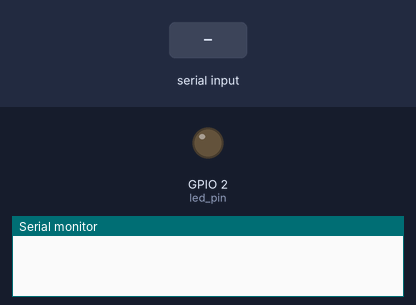
Bench run of a sketch on a simulated ESP32. Parts: output pins drawn as LEDs (lit = HIGH), the last lines printed to the serial monitor. Dashed ring = blinking. Inputs (shaded band) come from the test bench.

Above: at 0.0 s.
At 1.8 s:
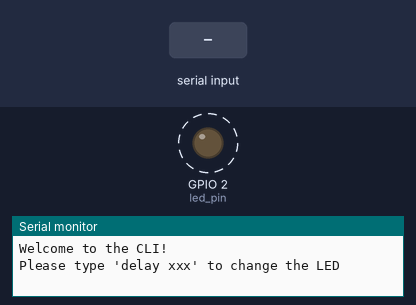
1.9 s: "90,45\n" received over Serial
4.9 s: "0\n" received over Serial
Timing chart, 0 to 13.9 s (numbered marks = the images above; inputs shaded):
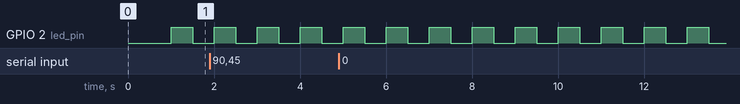

The sketch:

freeRTOS_queues.ino
```cpp
#if CONFIG_FREERTOS_UNICORE
  static const BaseType_t app_cpu = 0;
#else
  static const BaseType_t app_cpu = 1;
#endif

#include <stdlib.h>

//Settings
static const uint8_t delay_queue_len = 5;
static const uint8_t msg_queue_len = 5;
static const char command[] = "delay ";
static const uint8_t blink_threshold = 50; //Blinks before a message is sent out
static const int buf_len = 255;

//Globals
static QueueHandle_t delay_queue; //Queue 1
static QueueHandle_t msg_queue; //Queue 2
static const uint8_t led_pin = LED_BUILTIN;

void CLI(void *parameter){
  char rcv_msg[20];
  char c;
  char buf[buf_len];
  int idx = 0;
  uint8_t cmd_len = strlen(command);

  memset(buf,0,buf_len);
  while(1){
    //First print any messages from Queue 2
    if(xQueueReceive(msg_queue,(void *)rcv_msg,0) == pdTRUE){
      Serial.println(rcv_msg);
    }

    //Read user input
    if(Serial.available()>0){
      c = Serial.read();
      if (idx < buf_len - 1) {
        buf[idx] = c;
        idx++ ;
      }

      if(c == '\n'){
      //Check for delay command
        if(memcmp(buf,command,cmd_len) == 0){
          buf[idx] = '\0'; //Turn buf into an actual string
          char *tail = buf + cmd_len;
          //Convert delay string to an integer
          int item = atoi(tail);
          //Store delay value in Queue 1
          if(xQueueSend(delay_queue,(void *)&item,10) == pdFALSE){
            Serial.println("Too many requests!");
          }
        }
        //Clear buffer and idx
        memset(buf,0,buf_len);
        idx = 0;
        Serial.println();
      }else{
        //Echo input
        Serial.print(c);
      }
    }
  }
}

void blink(void *parameter){
  int t = 500; //milliseconds
  int blink_count = 0;
  char alert[14] = "Hello Friend!";

  while(1){
    xQueueReceive(delay_queue,(void *)&t,0);

    //Blink LED and count
    digitalWrite(led_pin,HIGH);
    vTaskDelay(t / portTICK_PERIOD_MS);
    digitalWrite(led_pin,LOW);
    vTaskDelay(t / portTICK_PERIOD_MS);
    blink_count++;

    if(blink_count >= blink_threshold){
      //Send message and reset count
      xQueueSend(msg_queue,(void *)alert,10);
      blink_count = 0;
    }

  }
}

void setup() {
  // put your setup code here, to run once:
  Serial.begin(115200);
  pinMode(led_pin,OUTPUT);
  vTaskDelay(1000/portTICK_PERIOD_MS);

  Serial.println("\nWelcome to the CLI!");
  Serial.println("Please type 'delay xxx' to change the LED");

  //Create Queues
  delay_queue = xQueueCreate(delay_queue_len,sizeof(int));
  msg_queue = xQueueCreate(msg_queue_len,sizeof(char)*50);
  //Create Tasks
  xTaskCreatePinnedToCore(CLI,"Command-line interface",2048,NULL,1,NULL,app_cpu);
  xTaskCreatePinnedToCore(blink,"Blink LED",2048,NULL,1,NULL,app_cpu);
  vTaskDelete(NULL);
}

void loop() {
  // put your main code here, to run repeatedly:

}
```

Measured:
- by itself, GPIO 2 (led_pin): alternates HIGH for 0.50 s and LOW for 0.50 s
